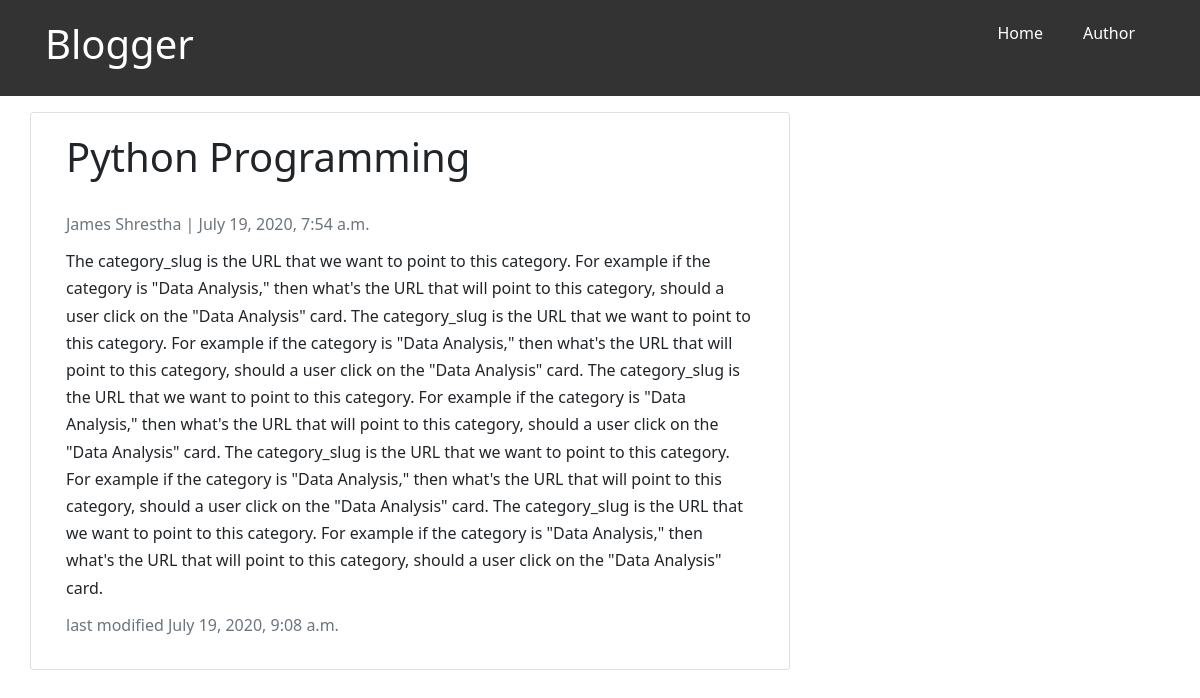
/detail/1, run on the app's committed database.
### blog/models.py (models this page shows, shortened)
class BaseClass(models.Model):
    created_at = models.DateTimeField(auto_now_add=True)
    updated_at = models.DateTimeField(auto_now=True)
    class Meta:
        abstract = True

class BlogPost(BaseClass):
    title = models.CharField(max_length=200)
    author = models.ForeignKey(Author, on_delete=models.CASCADE)
    content = models.TextField()

class Author(models.Model):
    name = models.CharField(max_length=200)
    email = models.EmailField()

### blog/views.py (the view)
# urls.py: path('detail/<int:blog_id>',render_detail)
def render_detail(request, blog_id):
    blog_obj = get_object_or_404(BlogPost, id=blog_id)
    return render(request, 'blog/detail.html',context={'blog_obj':blog_obj})

### blog/templates/blog/detail.html
{% extends 'blog/base.html' %}
{%block main_body%}
<div class="container">
  <div class="row">
    <div class="col-md-8 card mb-4  mt-3 left  top">
      <div class="card-body">
        <h1> {{ blog_obj.title }} </h1>
        <p class=" text-muted">{{ blog_obj.author.name }} | {{ blog_obj.created_at }}</p>
        <p class="card-text ">{{ blog_obj.content | safe }}</p>
        <p class=" text-muted">last modified {{ blog_obj.updated_at }}</p>
      </div>
    </div>
  </div>
</div>
{% endblock %}

### blog/templates/blog/base.html (style rules this page uses)
* { margin: 0; padding: 0; box-sizing: border-box; }
html, body { font-family: 'Segoe UI', Tahoma, Geneva, Verdana, sans-serif; line-height: 1.7em; }
h1, h2, h3 { padding-bottom: 20px; }
p { margin: 10px 0; }

### data on the page
BlogPost: title "Python Programming", author.name "James Shrestha", created_at "July 19, 2020, 7:54 a.m.", content "The category_slug is the URL that we want to point to this category. For example if the category is \"Data Analysis,\" then what's the URL that will point to this category, should a user click on the \"Data Analysis\" card. The category_slug is the URL that we want to point to this category. For example if the category is \"Data Analysis,\" then what's the URL that will point to this category, should a user click on the \"Data Analysis\" card. The category_slug is the URL that we want to point to this category. For example if the category is \"Data Analysis,\" then what's the URL that will point to this category, should a user click on the \"Data Analysis\" card. The category_slug is the URL that we…", updated_at "July 19, 2020, 9:08 a.m."
